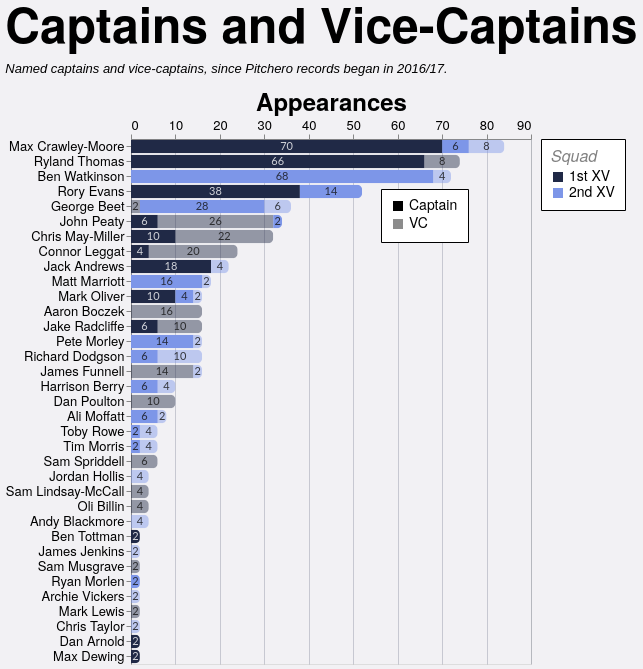

Describe this chart as a Vega-Lite specification.
### Vega-Lite specification from a JSON file in a GitHub repository (floating-point values rounded to 4 significant figures; data arrays with more than 128 entries replaced by an {"elided": "..."} marker saying what was removed)
{"config": {"axis": {"labelFont": "PT Sans Narrow, Helvetica Neue, Helvetica, Arial, sans-serif", "titleFont": "PT Sans Narrow, Helvetica Neue, Helvetica, Arial, sans-serif", "labelFontSize": 13, "titleFontSize": 24, "gridColor": "#202947", "gridOpacity": 0.2, "zindex": 1}, "text": {"font": "Lato, sans-serif"}, "bar": {"cornerRadiusEnd": 5}, "header": {"labelFont": "PT Sans Narrow, Helvetica Neue, Helvetica, Arial, sans-serif", "titleFont": "PT Sans Narrow, Helvetica Neue, Helvetica, Arial, sans-serif", "labelFontSize": 24, "titleFontSize": 28, "labelFontWeight": "bold", "orient": "left"}, "legend": {"labelFont": "PT Sans Narrow, Helvetica Neue, Helvetica, Arial, sans-serif", "titleFont": "PT Sans Narrow, Helvetica Neue, Helvetica, Arial, sans-serif", "labelFontSize": 14, "titleFontSize": 16, "titlePadding": 5, "fillColor": "white", "strokeColor": "black", "padding": 10, "titleFontWeight": "lighter", "titleFontStyle": "italic", "titleColor": "gray", "offset": 10}, "title": {"font": "PT Sans Narrow, Helvetica Neue, Helvetica, Arial, sans-serif", "fontSize": 48, "fontWeight": "bold", "anchor": "start", "align": "center", "titlePadding": 20, "subtitlePadding": 10, "subtitleFontSize": 13, "subtitleColor": "", "subtitleFontStyle": "italic", "offset": 15, "color": "black"}, "axisX": {"labelAngle": 0}, "facet": {"title": null, "header": null, "align": {"row": "each", "column": "each"}}, "resolve": {"scale": {"y": "independent", "facet": "independent"}}, "background": "#f2f1f4", "scale": {"offsetBandPaddingOuter": 0.2, "offsetBandPaddingInner": 0.1}}, "layer": [{"mark": {"type": "bar"}, "encoding": {"color": {"field": "squad", "legend": {"labelExpr": "datum.value + ' XV'", "orient": "right", "title": "Squad"}, "scale": {"domain": ["1st", "2nd"], "range": ["#202946", "#7d96e8"]}, "sort": ["1st", "2nd"], "type": "nominal"}, "opacity": {"field": "role", "legend": {"legendX": 250, "legendY": 50, "orient": "none", "title": null}, "scale": {"domain": ["Captain", "VC"], "range": [1.0, 0.45]}, "sort": ["Captain", "VC"], "type": "nominal"}, "order": {"field": "stack_order", "sort": "ascending", "type": "quantitative"}, "tooltip": [{"field": "player", "title": "Player", "type": "nominal"}, {"field": "squad", "title": "Squad", "type": "nominal"}, {"field": "role", "title": "Role", "type": "nominal"}, {"field": "games_agg", "title": "Games", "type": "quantitative"}], "x": {"axis": {"orient": "top", "title": "Appearances"}, "field": "games_agg", "stack": "zero", "type": "quantitative"}, "y": {"field": "player", "sort": {"field": "player_total", "op": "max", "order": "descending"}, "title": null, "type": "nominal"}}, "transform": [{"aggregate": [{"op": "sum", "field": "games", "as": "games_agg"}, {"op": "max", "field": "player_total", "as": "player_total"}], "groupby": ["player", "squad", "role", "stack_order"]}]}, {"mark": {"type": "text", "align": "center", "baseline": "middle", "fontSize": 11, "opacity": 0.8}, "encoding": {"color": {"field": "label_color", "legend": null, "scale": null, "type": "nominal"}, "text": {"field": "games_agg", "format": ".0f", "type": "quantitative"}, "x": {"field": "x_mid", "type": "quantitative"}, "y": {"field": "player", "sort": {"field": "player_total", "op": "max", "order": "descending"}, "title": null, "type": "nominal"}}, "transform": [{"aggregate": [{"op": "sum", "field": "games", "as": "games_agg"}, {"op": "max", "field": "player_total", "as": "player_total"}], "groupby": ["player", "squad", "role", "stack_order"]}, {"groupby": ["player"], "stack": "games_agg", "sort": [{"field": "stack_order", "order": "ascending"}], "as": ["x0", "x1"]}, {"calculate": "(datum.x0 + datum.x1) / 2", "as": "x_mid"}, {"calculate": "datum.squad === '1st' && datum.role === 'Captain' ? '#ffffff' : '#111111'", "as": "label_color"}]}], "data": {"name": "data-201e6848eff51fd5afd01e033d1b4c32"}, "height": {"step": 15}, "title": {"text": "Captains and Vice-Captains", "subtitle": "Named captains and vice-captains, since Pitchero records began in 2016/17."}, "transform": [{"joinaggregate": [{"op": "sum", "field": "games", "as": "player_total"}], "groupby": ["player"]}], "width": 400, "$schema": "https://vega.github.io/schema/vega-lite/v5.20.1.json", "datasets": {"data-201e6848eff51fd5afd01e033d1b4c32": {"elided": "197 records"}}}
